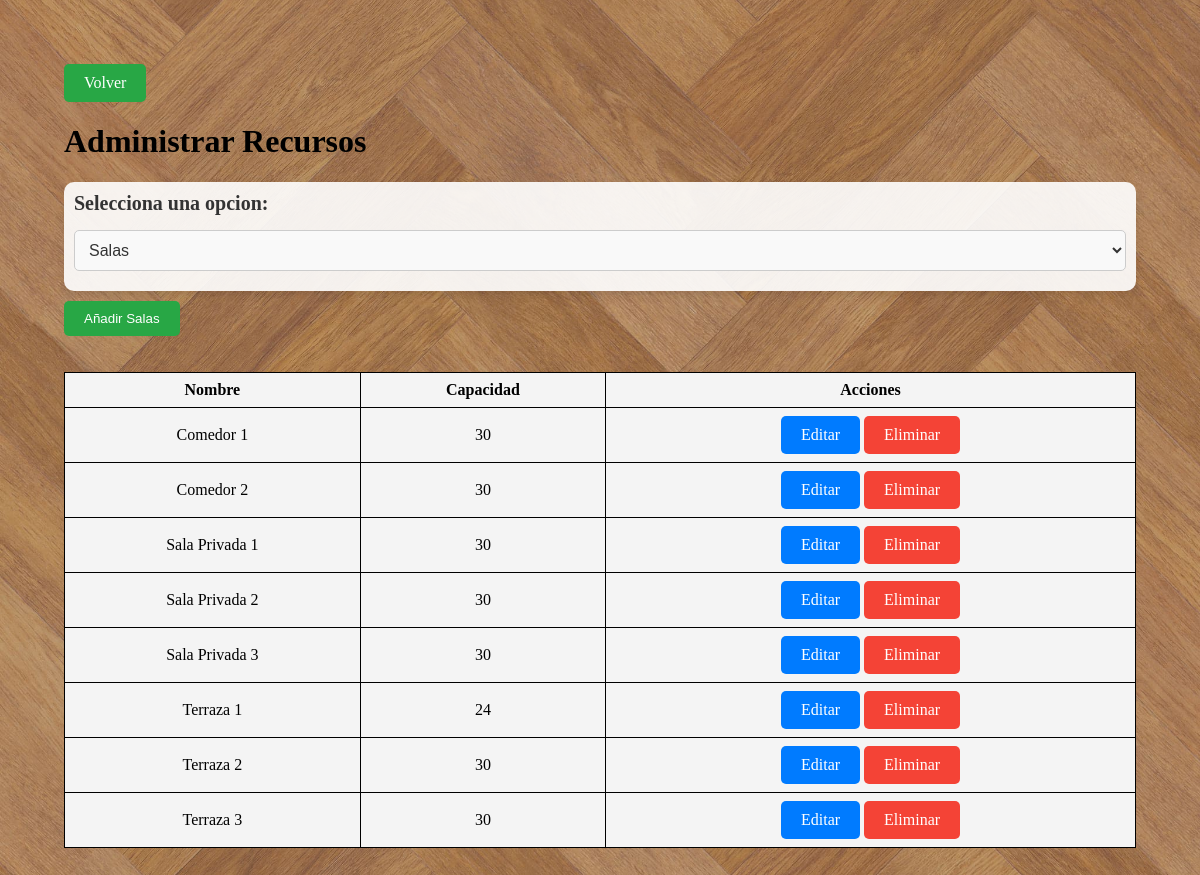
Screenshot of /Manager/administrar.php (signed in) with the database file from the repository.
### tables this page shows
CREATE TABLE IF NOT EXISTS `salas` (
  `id_sala` int NOT NULL AUTO_INCREMENT,
  `nombre` varchar(100) NOT NULL,
  `capacidad` int NOT NULL,
  `imagen` varchar(255) DEFAULT NULL,
  PRIMARY KEY (`id_sala`)
);

### Manager/administrar.php (the view, shortened to what this page needs)
<?php
include('../conexion.php');
$selected = $_SESSION['selected_table'] ?? 'salas';
$query = SELECT_ACTIONS[$selected] ?? SELECT_ACTIONS['salas'];
if ($selected === 'mesas' && isset($_POST['sala']) && $_POST['sala'] !== '') {
    $sala = $_POST['sala'];
    $query = "SELECT mesas.id_mesa, mesas.capacidad, salas.nombre AS sala_nombre
              FROM mesas
              LEFT JOIN salas ON mesas.id_sala = salas.id_sala
              WHERE salas.id_sala = :sala
              ORDER BY salas.nombre";
    $stmt = $con->prepare($query);
    $stmt->bindParam(':sala', $sala, PDO::PARAM_INT);
    $stmt->execute();
    $data = $stmt->fetchAll(PDO::FETCH_ASSOC);
} else {
    if ($selected === 'mesas') {
        $data = $con->query("SELECT mesas.id_mesa, mesas.capacidad, salas.nombre AS sala_nombre
                             FROM mesas
                             LEFT JOIN salas ON mesas.id_sala = salas.id_sala ORDER BY salas.nombre")->fetchAll(PDO::FETCH_ASSOC);
    } else {
        $data = $con->query($query)->fetchAll(PDO::FETCH_ASSOC);
    }
}
?>
<!DOCTYPE html>
<html lang="en">
<head>
    <link rel="stylesheet" href="../CSS/crud.css">
</head>
<body id="bodyGen">
 <a href="manager_home.php" class="btn btn-success">Volver</a>
    <h1>Administrar Recursos</h1>
    <form method="POST" action="">
        <label for="tabla">Selecciona una opcion:</label>
        <select name="tabla" id="tabla" onchange="this.form.submit(); actualizarBotonAnadir();">
            <option value="salas" <?= $selected === 'salas' ? 'selected' : '' ?>>Salas</option>
        </select>
    </form>
    <div id="botonAnadir">
    </div>
    <br><br>
    <table class="table">
    <thead>
        <?php if ($selected === 'salas'): ?>
            <tr>
                <th>Nombre</th>
                <th>Capacidad</th>
                <th>Acciones</th>
            </tr>
        <?php endif; ?>
    </thead>
    <tbody>
        <?php foreach ($data as $row): ?>
            <tr>
                <?php if ($selected === 'sillas'): ?>
                    <td><?= htmlspecialchars($row['total_sillas']) ?></td>
                    <td><?= htmlspecialchars($row['id_mesa']) ?></td>
                    <td><?= htmlspecialchars($row['sala_nombre']) ?></td>
                <?php elseif ($selected === 'mesas'): ?>
                    <td><?= htmlspecialchars($row['id_mesa'] ?? 'No ID') ?></td>
                    <td><?= htmlspecialchars($row['capacidad']) ?></td>
                    <td><?= htmlspecialchars($row['sala_nombre']) ?></td>
                <?php else: ?>
                    <?php foreach ($row as $key => $value): ?>
                        <?php if ($key !== 'id_sala'): ?>
                            <td><?= htmlspecialchars($value) ?></td>
                        <?php endif; ?>
                    <?php endforeach; ?>
                <?php endif; ?>
                <td>
                    <?php if ($selected === 'salas'): ?>
                        <a href="editar_salas.php?id=<?= $row['id_sala'] ?>" class="btn btn-primary">Editar</a>
                        <a href="eliminar_salas.php?tabla=<?= $selected ?>&id=<?= $row['id_sala'] ?>" class="btn btn-danger">Eliminar</a>
                    <?php elseif ($selected === 'mesas'): ?>
                        <a href="editar_mesas.php?id=<?= $row['id_mesa'] ?>" class="btn btn-primary">Editar</a>
                        <a href="eliminar_mesas.php?tabla=<?= $selected ?>&id=<?= $row['id_mesa'] ?>" class="btn btn-danger">Eliminar</a>
                    <?php elseif ($selected === 'sillas'): ?>
                        <a href="editar_sillas.php?id=<?= $row['id_mesa'] ?>" class="btn btn-primary">Editar</a>
                        <a href="eliminar_sillas.php?tabla=<?= $selected ?>&id=<?= $row['id_mesa'] ?>"  class="btn btn-danger">Eliminar</a>
                    <?php endif; ?>
                </td>
            </tr>
        <?php endforeach; ?>
    </tbody>
</table>
</body>
</html>

### CSS/crud.css (style rules this page uses)
#bodyGen { background-image: url('../img/FondoMan.jpg'); background-size: cover; background-position: center; margin: 6vh; padding: 2vh; min-height: 100vh; }
table { width: 100%; border-collapse: collapse; }
table, th, td { border: 1px solid black; }
th, td { padding: 8px; text-align: center; background-color: #f4f4f4; }
th { background-color: #f4f4f4; }
.btn { padding: 10px 20px; text-decoration: none; border-radius: 5px; display: inline-block; color: white; border: none; cursor: pointer; }
.btn-primary { background-color: #007bff; }
.btn-danger { background-color: #f44336; }
.btn-success { background-color: #28a745; }
select { width: 100%; padding: 10px; margin: 10px 0; border: 1px solid #ccc; border-radius: 5px; background-color: #f9f9f9; font-size: 16px; color: #333; outline: none; transition: border-color 0.3s ease, box-shadow 0.3s ease; }
label { font-size: 20px; font-weight: bold; color: #333; display: block; margin-bottom: 5px; }
form { margin-bottom: 10px; }
form { background-color: rgba(255, 255, 255, 0.9); padding: 10px; border-radius: 10px; box-shadow: 0 4px 10px rgba(0, 0, 0, 0.1); }

### rows the page displays
salas: nombre "Comedor 1", capacidad "30"
salas: nombre "Comedor 2", capacidad "30"
salas: nombre "Sala Privada 1", capacidad "30"
salas: nombre "Sala Privada 2", capacidad "30"
salas: nombre "Sala Privada 3", capacidad "30"
salas: nombre "Terraza 1", capacidad "24"
salas: nombre "Terraza 2", capacidad "30"
salas: nombre "Terraza 3", capacidad "30"
